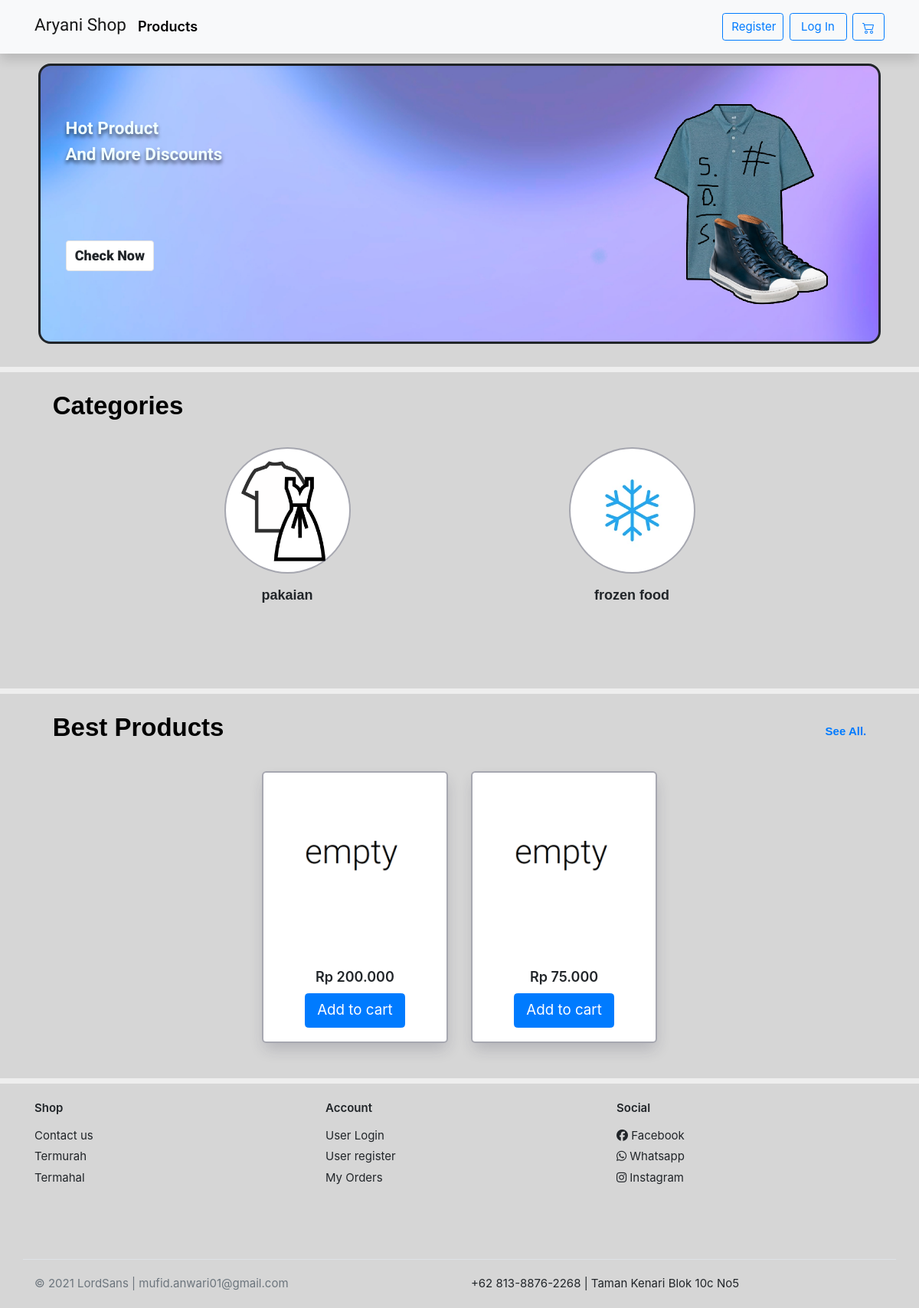
Before: / with the older database file.
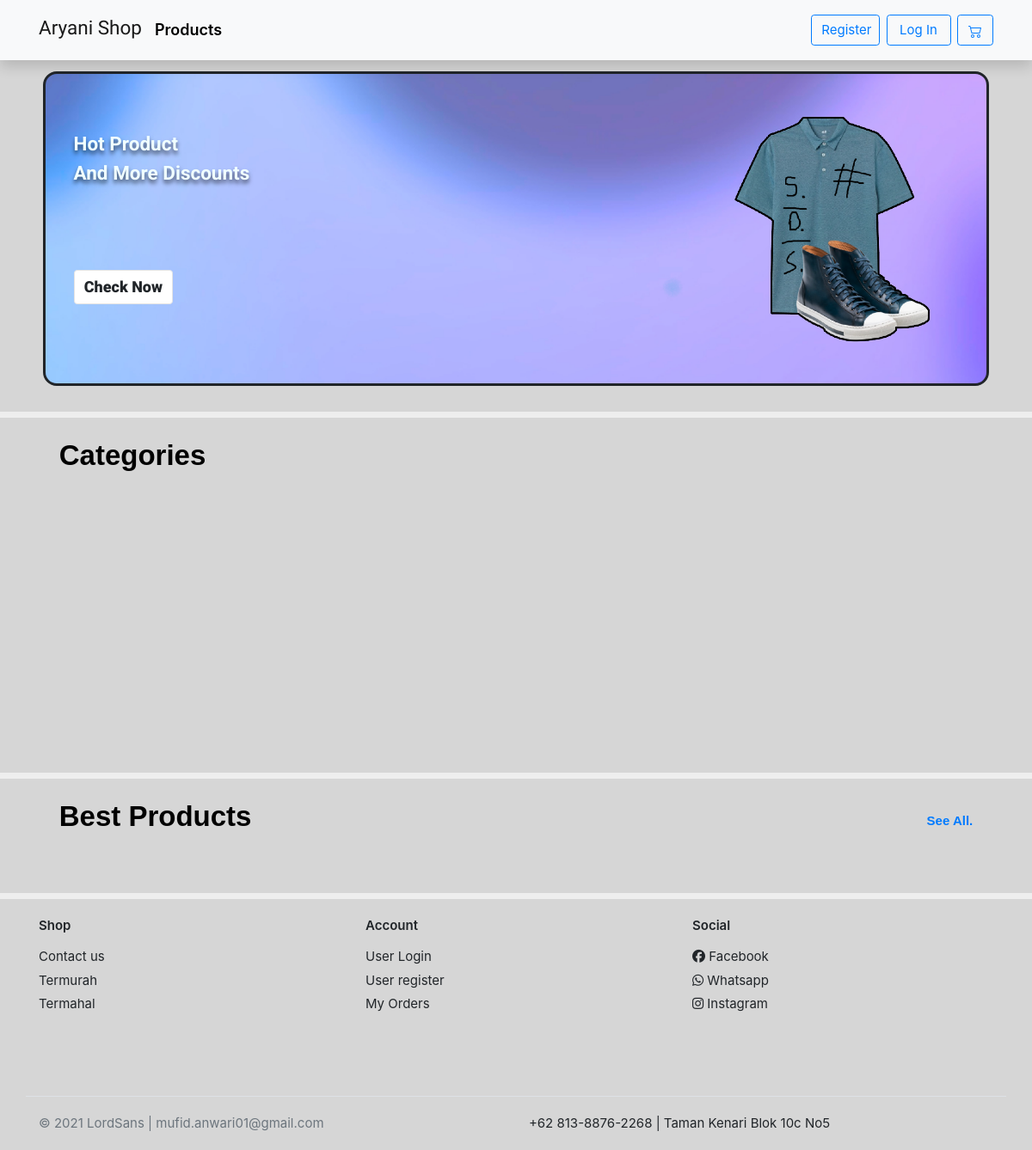
After: the same page with the newer database file.
### home/models.py (models this page shows, shortened)
class Category(models.Model):
    name            = models.CharField(max_length=255)
    logo_category   = models.ImageField(null=True,blank=True,upload_to='logo/')
    slug            = models.SlugField(null=True,blank=True)
    class Meta:
        verbose_name_plural = 'Categories'

class Product(models.Model):
    category        = models.ForeignKey(Category,related_name='product', on_delete=models.CASCADE)
    name            = models.CharField(max_length=255,unique=True)
    img_product1    = models.ImageField(null=True,blank=True,upload_to='image/')
    img_product2    = models.ImageField(null=True,blank=True,upload_to='image/')
    old_price       = models.DecimalField(blank=True,null=True,max_digits=8,decimal_places=3)
    price           = models.DecimalField(max_digits=8,decimal_places=3)
    description     = models.TextField()
    upload_time     = models.DateField(auto_now_add=True)
    stock           = models.IntegerField(default=1)
    slug            = models.SlugField(blank=True)
    @property
    def imageURL1(self):
        try:
            url_1 = self.img_product1.url
        except:
            url_1 = '/static/empty.png'
        return url_1

### home/views.py (the view)
# urls.py: path('',HomeView.as_view(template_name='home/indexhome.html',paginate_by=4),name='index'),
class HomeView(ListView):
    models = Product
    category = Category.objects.all()
    queryset = models.objects.all()
    extra_context = {
        'categories' : category
    }
    def get_queryset(self):
        request = self.request.GET
        if len(request) != 0:
            if next(iter(request)) == 'category':
                self.queryset = Product.objects.filter(category_id=self.request.GET['category'])
        return super().get_queryset()
    def get_ordering(self):
        request = self.request.GET
        if len(request) != 0:
            for i in request:
                if i == 'more-filter':
                    ordering = [request["more-filter"]]
                    return ordering
    def get_context_data(self,*args,**kwargs):
        request = self.request
        context = super().get_context_data()
        self.kwargs.update(self.extra_context)
        kwargs = self.kwargs
        if len(request.GET) != 0:
            if next(iter(request.GET)) == 'category-id':
                context['active'] = Category.objects.get(id=request.GET['category-id'])
        context.update(cartData(self.request))
        if context['items'] != "0":
            context.update(mergeFunction(request,context['items']))
        return context

### home/utils.py (called while the page is built)
def cartData(request):
    if request.user.is_authenticated:
        customer = request.user
        order,created = Order.objects.get_or_create(user=customer, complete=False)
        items = order.orderitem_set.all()
    else:
        items = []
        order = {'get_cart_items':'0','get_cart_totals':'0'}
        items = order['get_cart_totals']
    return {'items':items, 'order':order}

### templates/home/indexhome.html (shortened to what this page needs)
{% extends "base.html" %}
{% load static %}
{% block style %}
<link rel="stylesheet" href="{% static 'style2.css' %}">
{% endblock style %}
{% block content %}
        <div class="under-nav">
            <div class="jumbotron jumbotron-edit">
                <div class="flex-items flex-1">
                    <p class="jumbotron-text">
                        Hot Product<br>And More Discounts
                    </p>
                    <a class="btn btn-light btn-jumbo" href="{% url 'homey:product' %}" role="button">Check Now</a>
                </div>
                <div class="flex-items flex-2">
                    <img class='jumbotron-img ' src="{% static "Cloth.png" %}" alt="Cloth">
                </div>
            </div>
        </div>
        <div class="section-content h-275">
            <div class="container-content">
                <div class="d-flex flex-column w-100 top-section">
					<div class="d-flex justify-content-between align-items-center w-100 font-rubik-bold">
						<p class="link-href section-title purple-shadow">Categories</p>
					</div>
				</div>
                <div class="d-flex flex-container mb-4 mt-3">
                    {% for category in categories %}
                        <div class="flex-items-2">
                            <a href="{% url 'homey:product' %}?category={{category.id}}"><div class="circle circle-satu" style="background-image:url({{category.logo_category.url}})"></div></a>
                            <p class="text-center font-rubik-bold purple-shadow">{{category.name}}</p>
                        </div>
                    {% endfor %}
	            </div>
            </div>
        </div>
        <div class="section-content">
            <div class="container-content">
                <div class="d-flex flex-column w-100 top-section">
                    <div class="d-flex justify-content-between align-items-center w-100 font-rubik-bold">
                        <p class="link-href section-title purple-shadow">Best Products</p>
                        <a href="#" class="text-decoration-none">
                            <span>See All.</span>
                        </a>
                    </div>
                    <div class="row justify-content-center mt-3">
						{% for product in product_list %}
							<div class="col-md-3 col-sm-6 kartu-produk">
								<figure class="card card-product-grid mb-3">
									<div class="img-wrap img-product"> <a href="{% url 'homey:detail' product.slug %}"><img src="{{product.imageURL1}}" class='img-product d-flex mx-auto'> </a></div>
									<figcaption class="info-wrap text-center">
										<p class="price-product price mb-2">Rp {{product.price}} </p>
										<a href="" data-action='add' data-product='{{product.id}}' class="btn btn-primary btn-lg update-cart"> Add to cart </a>
									</figcaption>
								</figure>
							</div>
						{% endfor %}
					</div>
                </div>
            </div>
        </div>
{% endblock content %}

Changed rows visible on the page:
removed Category: logo_category (picture), name "pakaian"
removed Category: logo_category (picture), name "frozen food"
removed Product: price "200.000"
removed Product: price "75.000"
